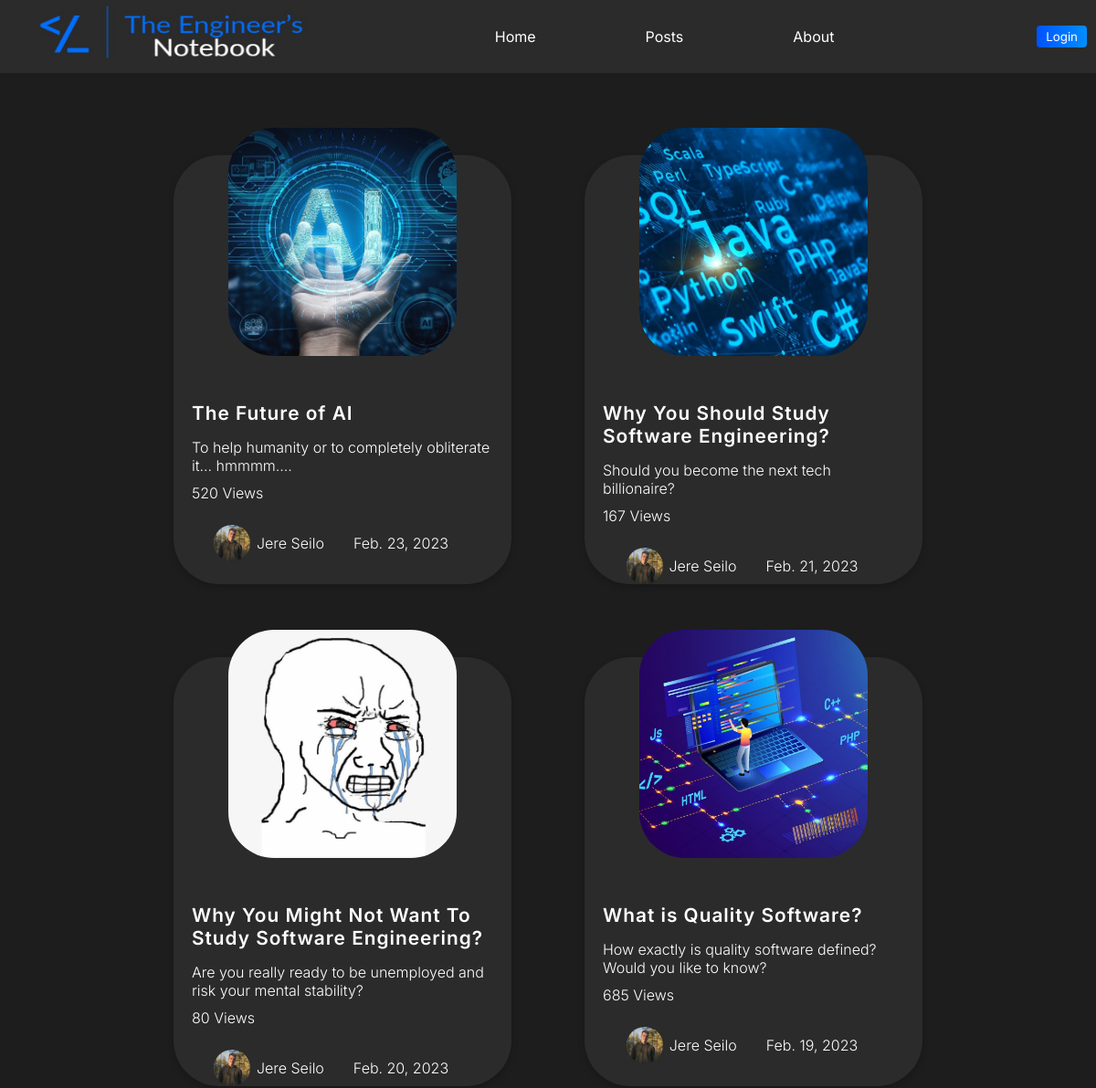
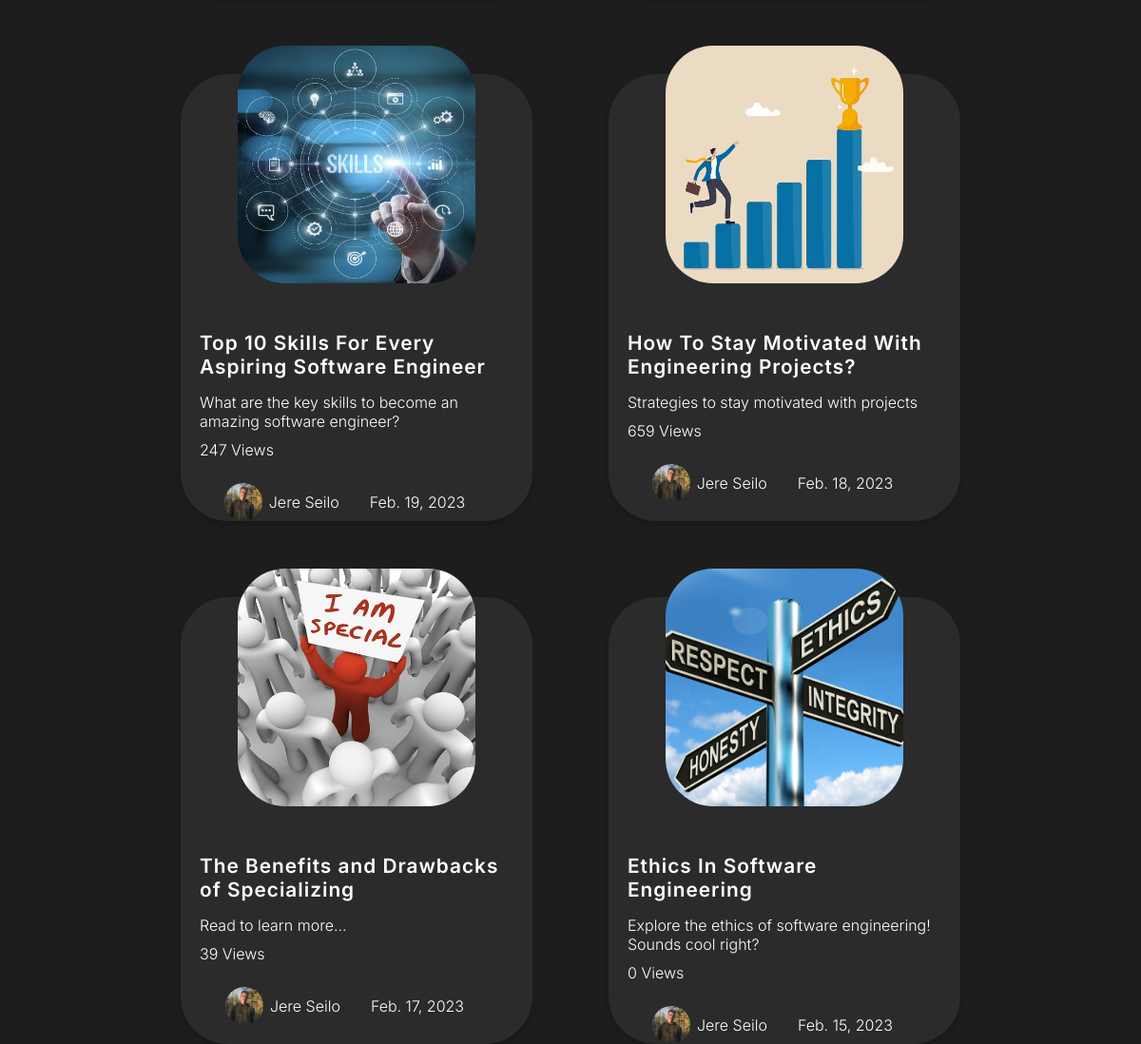
/posts, run on an earlier commit of the app's database (2 pictures, top to bottom).
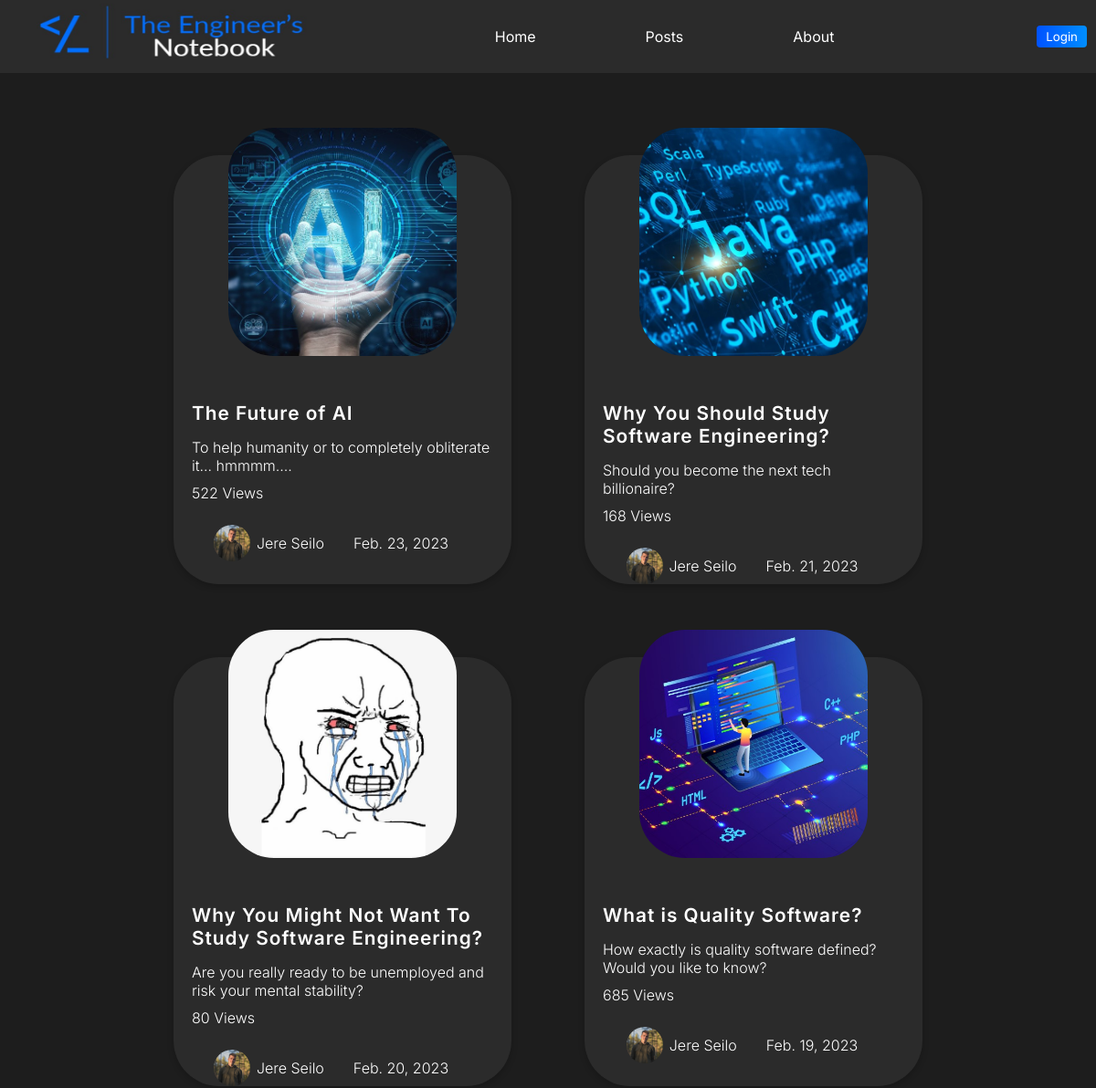
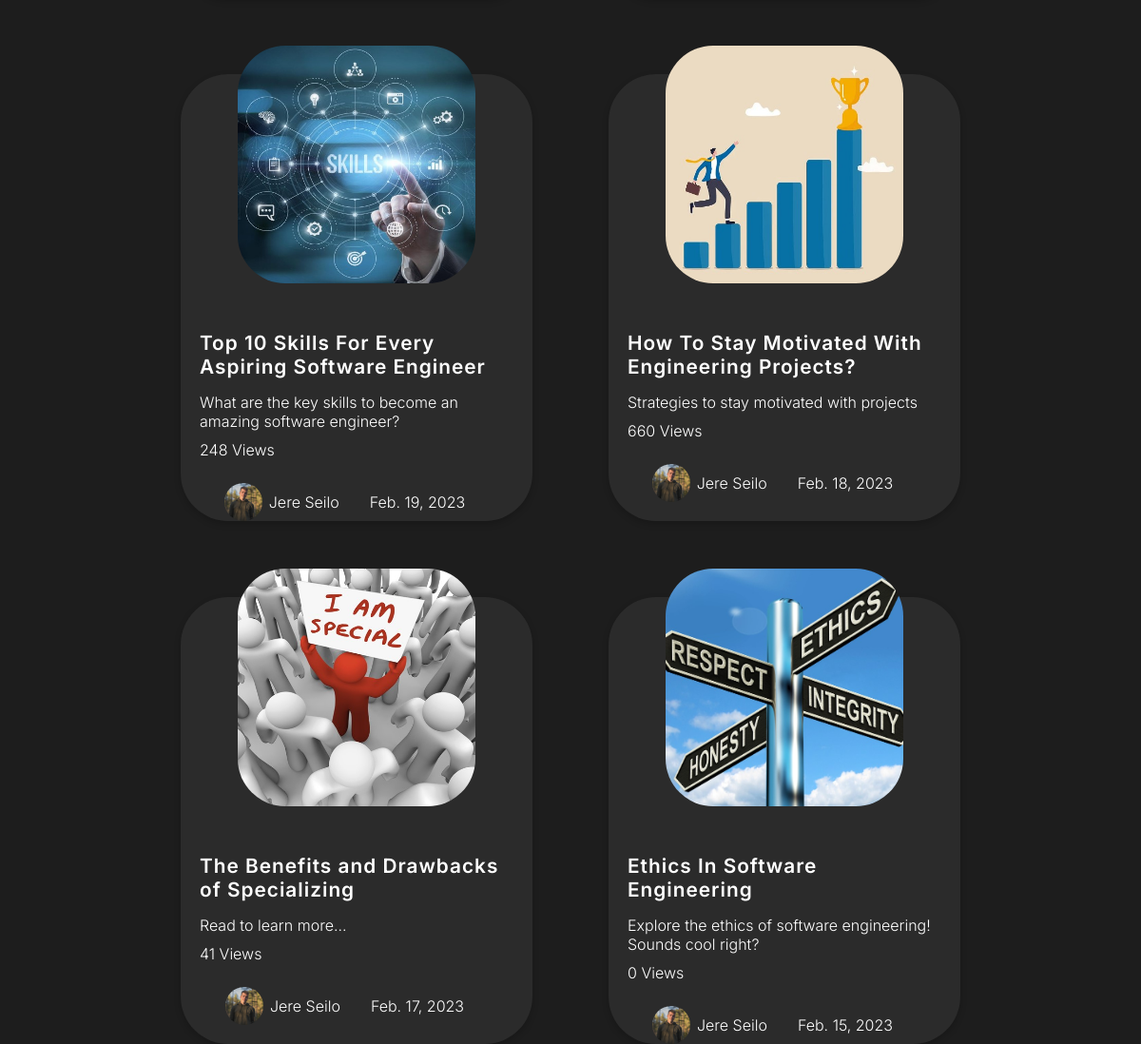
And on a later commit of the database (2 pictures, top to bottom).
### blogapp/models.py (models this page shows, shortened)
class Post(models.Model):
    author = models.ForeignKey("Author", on_delete=models.CASCADE)
    title = models.CharField(max_length=80)
    intro = models.CharField(max_length=100)
    image = models.ImageField(upload_to="images")
    text = models.TextField()
    date = models.DateField(default=timezone.now)
    views = models.IntegerField(default=0)
    slug = models.SlugField(unique=True)

class Author(models.Model):
    firstname = models.CharField(max_length=50)
    lastname = models.CharField(max_length=50)
    profilepic = models.ImageField(upload_to="images")
    def __str__(self):
        return (f"{self.firstname}  {self.lastname}")

### blogapp/views.py (the view)
# urls.py: path("posts", views.posts, name="posts"),
def posts(request):
    posts = Post.objects.order_by('-date')
    return render(request, "blogapp/posts.html", {"posts":posts})

### blogapp/templates/blogapp/posts.html (shortened to what this page needs)
{% extends 'base.html' %}
{% load static %}
{% block css_url%}{% static 'blogapp/posts.css' %}{% endblock css_url%}
{% block nav_css %}{% static 'nav.css' %}{% endblock nav_css %}
{% block content %}
{% include "nav.html" %}
<div class="main">
    {% for post in posts %}
    <a href="{% url 'postdetail' post.slug %}">
    <div class="smallpost">
        <div class="imagediv"><img class="im" src={{post.image.url}}></div>
       <h3>{{post.title}}</h3>
       <p>{{post.intro}}</p>
    </a>
       <p class="views">{{post.views}} Views</p>
       <div class="written">
            <img id="pp" src={{post.author.profilepic.url}}>
            <p>{{post.author}}</p>
            <p>{{post.date}}</p>
       </div>
    </div>
    {% endfor %}
{% endblock content %}

### templates/base.html (shortened to what this page needs)
<!DOCTYPE html>
<html lang="en">
<head>
    <link rel="stylesheet" href="{% block css_url %}{%endblock%}">
    <link rel="stylesheet" href="{% block nav_css %}{%endblock%}">
</head>
<body>
{%block content%}
{%endblock%}
</body>
</html>

### templates/nav.html
{% load static %}
<nav>
    <div class="logo">
      <a href={% url 'frontpage' %}><img src={% static 'logo.jpg' %}></a>
    </div>
    <ul class="nav-links">
        <li><a href="{%url "frontpage"%}">Home</a></li>
        <li><a href="{% url "posts" %}">Posts</a></li>
        <li><a href="{% url "about" %}">About</a></li>
    </ul>
    <label class="login">
      {% if user.is_authenticated %}
      <p>Logged in as:  {{user.username}}</p>
      <a href="{% url 'logout' %}"><button type="button">Log Out</button></a>
      {% else %}
      <a href="{% url 'login' %}"><button type="button">Login</button></a>
      {% endif %}
    </label>
  </nav>

### blogapp/static/blogapp/posts.css (style rules this page uses)
* { margin: 0; padding: 0; }
body { background-color: #1d1d1d; height: 100vh; }
.main { height: 90vh; width: 100%; background-color: #1d1d1d; display: flex; flex-wrap: wrap; align-items: center; justify-content: center; padding-top: 50px; }
.smallpost { padding: 20px; height: 430px; width: 330px; margin: 40px; background-color: #2b2b2b; border-radius: 50px; box-shadow: rgba(0, 0, 0, 0.2) 0px 3px 7px 0px; }
.im { min-width: 250px; min-height: 250px; max-width: 250px; max-height: 250px; border-radius: 20%; }
.imagediv { display: flex; justify-content: center; position: relative; bottom: 50px; }
.smallpost h3 { color: white; font-family: 'Inter', sans-serif; font-weight: 600; font-size: 1.3rem; letter-spacing: 1px; margin-bottom: 15px; }
.smallpost p { color: white; font-family: 'Inter', sans-serif; font-size: 1rem; font-weight: 300; }
.written { display: flex; justify-content: center; top: 0px; margin-top: 25px; margin-bottom: 5px; align-items: center; }
.written p { padding-left: 7px; padding-right: 25px; }
#pp { height: 40px; width: 40px; border-radius: 50%; }
.views { padding-top: 10px; font-size: 0.8rem; }
.smallpost a { text-decoration: none; }

### static/nav.css (style rules this page uses)
@media (max-width:1200px) { .nav-links { margin-right: 20px !important; } }
nav { height: 10vh; width: 100%; display: flex; align-items: center; background-color: #2b2b2b; color: #fff; }
.logo img { width: 300px; height: auto; margin-left: 40px; max-height: 10vh; }
.nav-links { display: flex; justify-content: center; list-style: none; margin-right: 240px; flex-grow: 1; }
.nav-links li { margin: 0 10px; }
.nav-links a { color: #fff; text-decoration: none; font-family: 'Inter', sans-serif; padding: 50px; }
.login button { margin-right: 10px; padding: 4px 10px; border-radius: 4px; border: none; background: linear-gradient(90deg, rgba(2,0,36,1) 0%, rgba(0,82,255,1) 0%, rgba(0,142,255,1) 100%); font-family: 'Inter', sans-serif; color: #fff; }
.login { display: flex; flex-direction: column; align-items: center; }

What changed in the data, as far as the page shows it:
changed Post "The Future of AI": views "520" → "522"
changed Post "Why You Should Study Software Engineering?": views "167" → "168"
changed Post "Top 10 Skills For Every Aspiring Software Engineer": views "247" → "248"
changed Post "How To Stay Motivated With Engineering Projects?": views "659" → "660"
changed Post "The Benefits and Drawbacks of Specializing": views "39" → "41"
